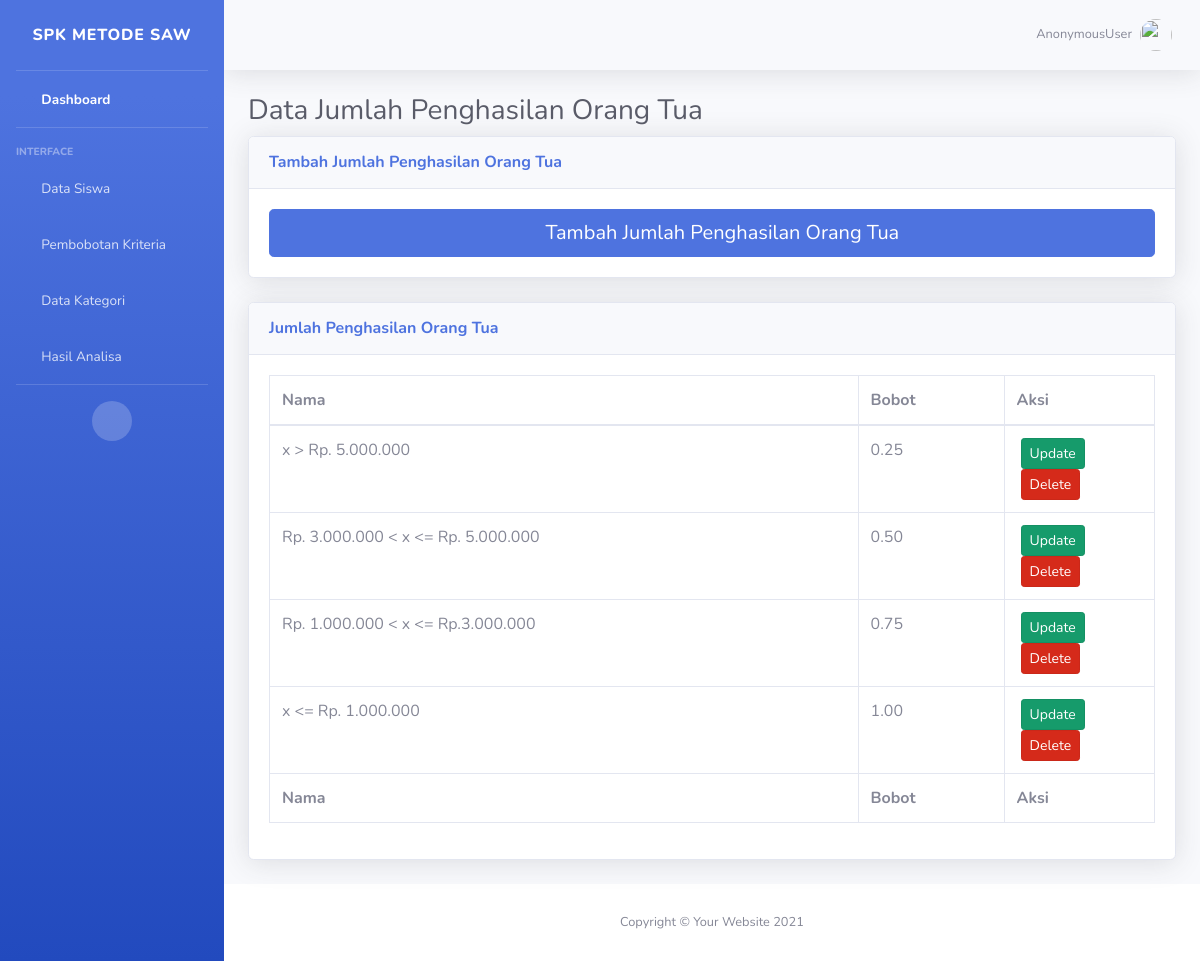
Screenshot of /datajmlpeortu/ with the database file from the repository.
### belajarApp/models.py (models this page shows, shortened)
class JumlahPenghasilanOrtu(models.Model):
    Name=models.CharField(max_length=100)
    bobot=models.DecimalField(max_digits=3,decimal_places=2)

### belajarApp/views.py (the view)
# urls.py: path('datajmlpeortu/',views.datajmlpeortu, name='datajmlpeortu'),
def datajmlpeortu(request):
    data=JumlahPenghasilanOrtu.objects.all()
    context={'tabel':data}
    return render(request, 'indriapp/penghasilanorangtua.html',context)

### templates/indriapp/penghasilanorangtua.html
{% extends './index.html' %}
{% load crispy_forms_tags %}
{% load static %}
{% block content %}
<div class="container-fluid">
    <h1 class="h3 mb-2 text-gray-800">Data Jumlah Penghasilan Orang Tua</h1>
    <div class="card shadow mb-4">
        <div class="card-header py-3">
            <h6 class="m-0 font-weight-bold text-primary">Tambah Jumlah Penghasilan Orang Tua</h6>
        </div>
        <div class="card-body">
            <a href="{% url 'adddatajmlpeortu' %}" role="button" aria-pressed="true" class="btn btn-primary btn-lg btn-block"><i class="fa fa-plus" aria-hidden="true"></i>  Tambah Jumlah Penghasilan Orang Tua</a>
        </div>
    </div>
    <div class="card shadow mb-4">
        <div class="card-header py-3">
            <h6 class="m-0 font-weight-bold text-primary">Jumlah Penghasilan Orang Tua</h6>
        </div>
        <div class="card-body">
            <div class="table-responsive">
                <table class="table table-bordered" width="100%" cellspacing="0">
                    <thead>
                        <tr>
                            <th>Nama</th>
                            <th>Bobot</th>
                            <th>Aksi</th>
                        </tr>
                    </thead>
                    <tfoot>
                        <tr>
                            <th>Nama</th>
                            <th>Bobot</th>
                            <th>Aksi</th>
                        </tr>
                    </tfoot>
                    <tbody>
                        {% for data in tabel %}
                        <tr>
                            <td>{{data.Name}}</td>
                            <td>{{data.bobot}}</td>
                            <th width="17%">
                                <div class="row">
                                    <a href="{% url 'updatedatajmlpeortu' data.id %}" class="btn btn-success btn-sm active ml-3" role="button" aria-pressed="true">Update</a>
                                    <a href="{% url 'deletedatajmlpeortu' data.id %}" class="btn btn-danger btn-sm active ml-3" role="button" aria-pressed="true">Delete</a>
                                </div>
                            </th>
                        </tr>
                        {% endfor %}
                    </tbody>
                </table>
            </div>
        </div>
    </div>
</div>
</div>
{% endblock content %}

### rows the page displays
JumlahPenghasilanOrtu: Name "x > Rp. 5.000.000", bobot "0.25"
JumlahPenghasilanOrtu: Name "Rp. 3.000.000 < x <= Rp. 5.000.000", bobot "0.50"
JumlahPenghasilanOrtu: Name "Rp. 1.000.000 < x <= Rp.3.000.000", bobot "0.75"
JumlahPenghasilanOrtu: Name "x <= Rp. 1.000.000", bobot "1.00"

### other values shown
{{ request.user }} "AnonymousUser"
